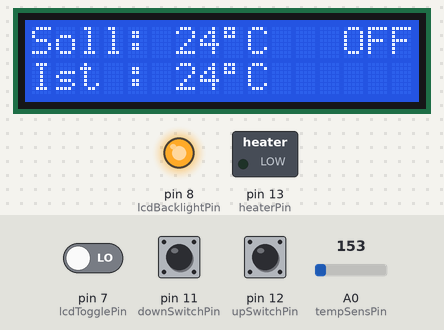
A sketch run on a simulated Arduino Uno, built with avr-gcc and run on an emulated ATmega328P. Parts: 16×2 character LCD, switched loads named in the sketch (green lamp = pin HIGH), output pins drawn as LEDs (lit = HIGH). Dashed ring = blinking. Inputs (shaded band) come from the test bench; at power-on: pin 7 (lcdTogglePin) LOW, pin 12 (upSwitchPin) LOW, pin 11 (downSwitchPin) LOW, A0 (tempSensPin) = 153. What the sketch prints to the serial monitor is not drawn.

Above: at 16.2 s.
16.3 s: pin 7 (lcdTogglePin) driven HIGH
At 16.8 s:
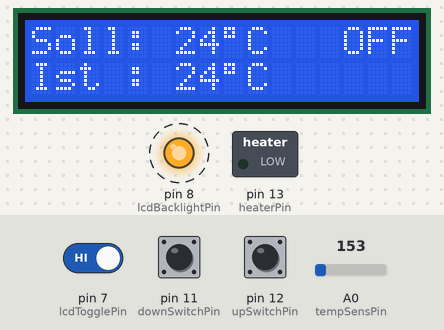
19.2 s: pin 12 (upSwitchPin) pulled HIGH for 0.15 s
At 19.6 s:
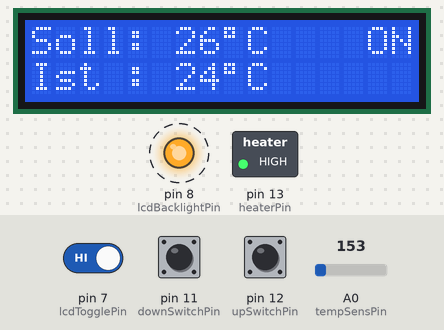
19.9 s: pin 11 (downSwitchPin) pulled HIGH for 0.15 s
At 20.0 s:
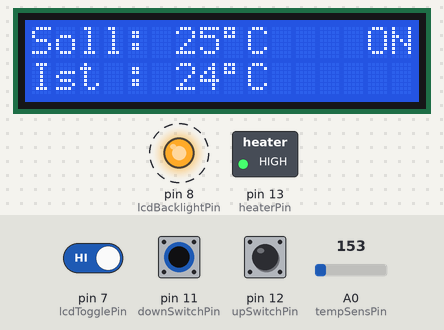
20.6 s: pin 11 (downSwitchPin) pulled HIGH for 1 s
At 20.8 s:
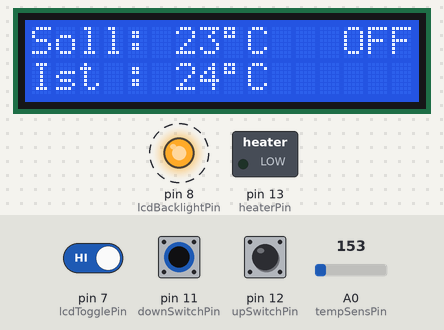
22.2 s: pin 12 (upSwitchPin) pulled HIGH for 0.15 s
At 22.42 s:
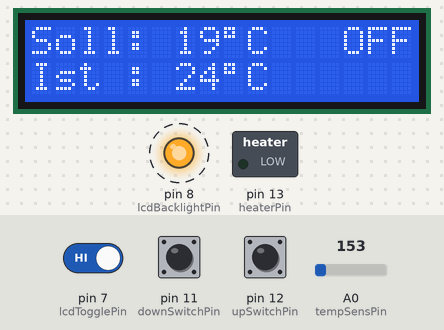
22.9 s: pin 7 (lcdTogglePin) driven LOW
At 24.2 s:
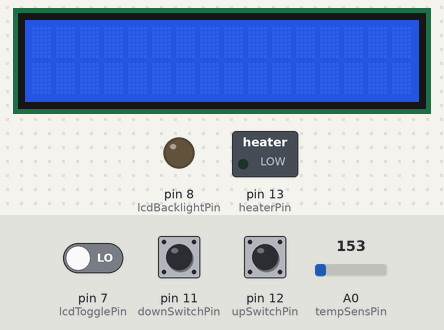
Timing chart, 0 to 25.4 s (numbered marks = the images above; inputs shaded):
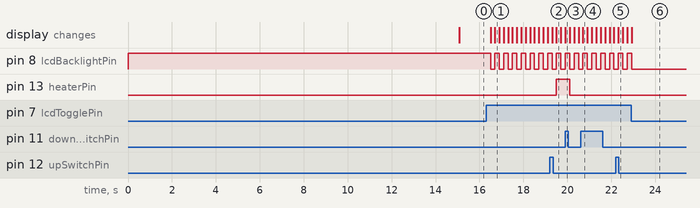

Measured:
- after the input at 16.3 s, pin 8 (lcdBacklightPin): alternates HIGH for 0.20 s and LOW for 0.20 s, starting after 0.20 s; the display: first changes after 0.20 s (image 1 shows a later state)
- after the input at 19.2 s, pin 13 (heaterPin): LOW → HIGH after 0.30 s; the display: first changes after 0.10 s (image 2 shows a later state)
- after the input at 19.9 s, pin 13 (heaterPin): HIGH → LOW after 0.21 s; the display: changes at once (image 3)
- after the input at 20.6 s, the display: changes after 0.11 s (image 4)
- after the input at 22.2 s, the display: changes after 0.12 s (image 5)
- after the input at 22.9 s, pin 8 (lcdBacklightPin): goes on until 22.9 s, then stays LOW

The sketch:

Joho_Temp.ino
```cpp
/*
// with this sketch the user can also press both buttons at once, and the LCD is updated explicitly,
// not via an external function, which removes the need for clearing the LCD, and only updates when a state changes
// however this causes problems for single digit temperatures
*/

#include <LiquidCrystal.h>

LiquidCrystal lcd(10, 9, 5, 4, 3, 2);

// define input and output pin variables
const int tempSensPin = A0;
const int heaterPin = 13; // use the built-in LED to simulate Heater activity
const int upSwitchPin = 12;
const int downSwitchPin = 11;
const int lcdTogglePin = 7;
const int lcdBacklightPin = 8;

boolean upSwitchState = 0;
boolean downSwitchState = 0;
boolean heaterState = 0; // we need this variable to decide if we need to display "ON" or "OFF" on the LCD

boolean lcdTogglePress = 0;
boolean lcdToggle = 1;

// we could get floating point values for temperature, but that would be unnecessarily precise
int istTemp;
int sollTemp;

// we don't need this thing to be switching the heater on and off at 16MHz, maybe once every minute
unsigned long previousTime = 0;
const int interval = 60000;

// we sample the temperature continuously and take the average over the above interval
int sensorMin = 1023;
int sensorMax = 0;
int sensorValue;

void setup(){
	Serial.begin(9600);

	// initialize input and output pins
	pinMode(tempSensPin, INPUT);
	pinMode(upSwitchPin, INPUT);
	pinMode(downSwitchPin, INPUT);
	pinMode(lcdTogglePin, INPUT);
	pinMode(heaterPin, OUTPUT);

	pinMode(lcdBacklightPin, OUTPUT);
	digitalWrite(lcdBacklightPin, 1);

	//initialize LCD with 16 columns and 2 rows
	lcd.begin(16, 2);

	istTemp = calibrate();
	sollTemp = istTemp; // initially we don't want to activate the heater, so we set the requested temperature equal to the ambient temperature


	// explicit LCD setup. without a menu system, etc. we only need to update the temperature and heater state
	lcd.setCursor(0,0);
	lcd.print("Soll: ");
	lcd.print(sollTemp);
	lcd.print((char)223);
	lcd.print("C");

	lcd.setCursor(13, 0);
	lcd.print("OFF");

	lcd.setCursor(0,1);
	lcd.print("Ist : ");
	lcd.print(istTemp);
	lcd.print((char)223);
	lcd.print("C");

}

/*
// check for user input, adjust sollTemp accordingly
// we want to avoid switching the heater state too often, but we do want to allow the user
// the satisfaction of immediate feedback when changing the temperature
// therefore we only check the current temperature every INTERVAL (which limits automatic switching), but if the sollTemp
// is more than 2 degrees greater than istTemp, then we can immediately switch on the heater
*/
void loop(){
	UserInput();

	// measure temperature continuously
	sensorValue = analogRead(tempSensPin);
	if(sensorValue > sensorMax) {
		sensorMax = sensorValue;
	}
	if(sensorValue < sensorMin) {
		sensorMin = sensorValue;
	}


	if((millis() - previousTime) > interval){

		// calculate the temperature by scaling the sensor value
		sensorValue = (sensorMax + sensorMin) / 2;
		float voltage = (sensorValue/1024.0) * 5.0;
		istTemp = (voltage - .5) * 100;


		lcd.setCursor(6,1);
		lcd.print("    ");
		lcd.setCursor(6,1);
		lcd.print(istTemp);
		lcd.print((char)223);
		lcd.print("C");

		// reset min and max
		sensorMin = 1023;
		sensorMax = 0;

		previousTime = millis();
	}

	if(istTemp < sollTemp - 1){
		heaterState = 1;
		digitalWrite(heaterPin, heaterState);

		// in order to overwrite all 3 chars of "OFF", we use the same offset and write a space before "ON"
		lcd.setCursor(13, 0);
		lcd.print(" ON");
	}
	if(istTemp >= sollTemp){
		heaterState = 0;
		digitalWrite(heaterPin, heaterState);

		lcd.setCursor(13, 0);
		lcd.print("OFF");
	}
}


/*
the following are subroutines
*/

void UserInput(){
	unsigned long waitBegin = millis();

	if(digitalRead(upSwitchPin) == 1 | digitalRead(downSwitchPin) == 1 | digitalRead(lcdTogglePin) == 1){ // start sample only if any or all buttons are already pressed, otherwise the user might start input at the end of a sample, which is not the point
		while(millis() - waitBegin < 200){ // sample buttons for milliseconds
			// if either button is pressed during interval, then this positive value is retained
			if(digitalRead(upSwitchPin) == 1){
				upSwitchState = 1;
			}
			if(digitalRead(downSwitchPin) == 1){
				downSwitchState = 1;
			}

			if(digitalRead(lcdTogglePin) == 1){
				lcdTogglePress = 1;
			}
		}
	}

	if(upSwitchState == 1 && downSwitchState == 0){
		sollTemp = constrain(sollTemp+1, 0, 40);

		lcd.setCursor(6,0);
		lcd.print("    ");
		lcd.setCursor(6,0);
		lcd.print(sollTemp);
		lcd.print((char)223);
		lcd.print("C");
	}

	if(upSwitchState == 0 && downSwitchState == 1){
		sollTemp = constrain(sollTemp-1, 0, 40);

		lcd.setCursor(6,0);
		lcd.print("    ");
		lcd.setCursor(6,0);
		lcd.print(sollTemp);
		lcd.print((char)223);
		lcd.print("C");
	}

	if(upSwitchState == 1 && downSwitchState == 1){
		sollTemp = istTemp;

		lcd.setCursor(6,0);
		lcd.print("    ");
		lcd.setCursor(6,0);
		lcd.print(sollTemp);
		lcd.print((char)223);
		lcd.print("C");
	}
	if(lcdTogglePress == 1){
		if(lcdToggle == 1){ // if already on, turn off
			lcdToggle = 0;
			lcd.noDisplay();
			digitalWrite(lcdBacklightPin, 0);
		}
		else{
			lcdToggle = 1;
			lcd.display();
			digitalWrite(lcdBacklightPin, 1);

		}
	}

	// reset button states to 0
	upSwitchState = 0;
	downSwitchState = 0;
	lcdTogglePress = 0;
}

int calibrate(){
	// we sample the temperature for 15 seconds and retain the min and max values

	unsigned long sampleBegin = millis();

	lcd.setCursor(2,0);
	lcd.print("Calibrating");
	lcd.setCursor(2,1);
	lcd.print("Please Wait");
	lcd.setCursor(15,1);
	lcd.blink();

	// we sample the temperature sensor over an interval to get an average value
	while(millis() - sampleBegin < 15000){
		sensorValue = analogRead(tempSensPin);

		if (sensorValue > sensorMax) {
			sensorMax = sensorValue;
    	}

		// record the minimum sensor value
		if (sensorValue < sensorMin) {
			sensorMin = sensorValue;
		}
	}
	sensorValue = (sensorMax + sensorMin) / 2;

	// calculate the temperature by scaling the sensor value
	float voltage = (sensorValue/1024.0) * 5.0;
	int temp = (voltage - .5) * 100;

	lcd.noBlink();
	lcd.clear();

	Serial.println(temp);
	return temp;
}
```
